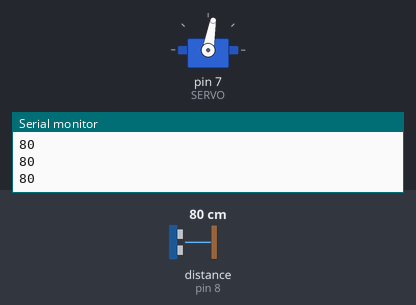
A sketch run on a simulated Arduino Uno, built with avr-gcc and run on an emulated ATmega328P. Parts: servo, the last lines printed to the serial monitor. Inputs (shaded band) come from the test bench; at power-on: distance to the obstacle (sensor on pin 8) 80 cm. The echo pulse lasts 58.3 µs per cm.

Above: at 1.2 s.
1.3 s: distance to the obstacle (sensor on pin 8) set to 2 cm
At 3.3 s:
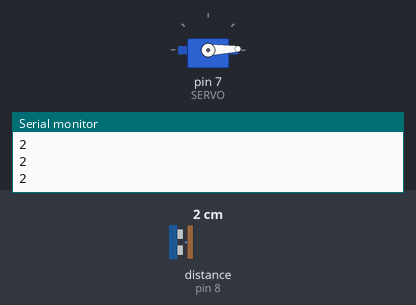
3.6 s: distance to the obstacle (sensor on pin 8) set to 120 cm
At 6.4 s:
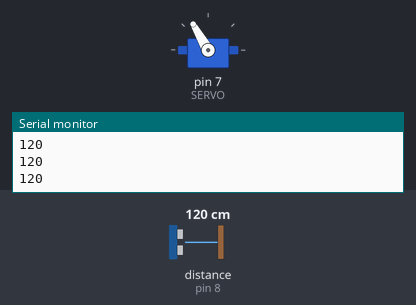
6.6 s: distance to the obstacle (sensor on pin 8) set to 250 cm
At 9.3 s:
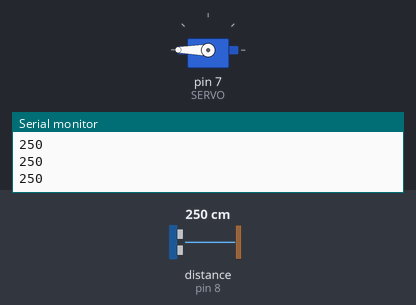
Timing chart, 0 to 10.8 s (numbered marks = the images above; inputs shaded):
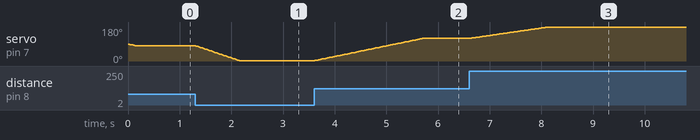

The sketch:

servoComUltraSom1.ino
```cpp
#include <HCSR04.h>
#include <Servo.h>
#define TRIGGER 9
#define ECHO 8
#define SERVO 7
UltraSonicDistanceSensor distanceSensor(TRIGGER,ECHO);
Servo s;
int pos = 90;

void setup(){
  s.attach(SERVO);
  Serial.begin(9600);
  s.write(pos);
}

void loop(){
  int distancia = 0;
  distancia = distanceSensor.measureDistanceCm();
  Serial.println(distancia);

  if(distancia > pos){
    pos +=1;
    s.write(pos);
  }else if(distancia < pos){
    pos -=1;
    s.write(pos);
  }
  delay(10);
}
```

Measured:
- after the input at 1.3 s, servo on pin 7 (SERVO): moves from 80° to 2° over 0.84 s, starting at once
- after the input at 3.6 s, servo on pin 7 (SERVO): moves from 2° to 120° over 2.1 s, starting at once
- after the input at 6.6 s, servo on pin 7 (SERVO): moves from 120° to 180° over 1.5 s, starting at once
